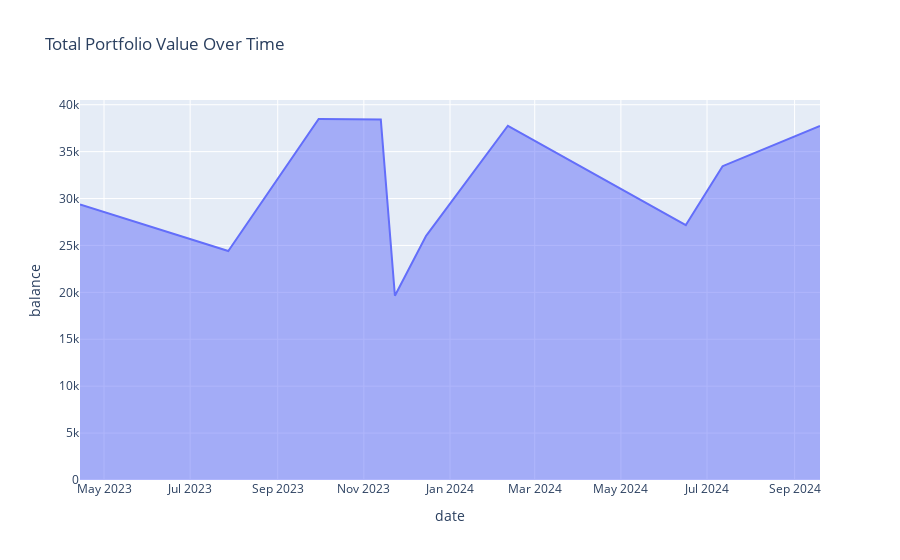

Notebook cell for this chart:
### Code cell
total = df_resampled.groupby(['date'])['balance'].sum().reset_index()

fig = px.area(total, x='date', y='balance', title='Total Portfolio Value Over Time')
fig

### Figure 1 — Plotly figure (JSON) as saved in the notebook; plotly's stock layout.template omitted (floating-point values rounded to 4 significant figures; data arrays with more than 128 entries replaced by an {"elided": "..."} marker saying what was removed)
{"data": [{"fillpattern": {"shape": ""}, "hovertemplate": "date=%{x}<br>balance=%{y}<extra></extra>", "legendgroup": "", "line": {"color": "#636efa"}, "marker": {"symbol": "circle"}, "mode": "lines", "name": "", "orientation": "v", "showlegend": false, "stackgroup": "1", "type": "scatter", "x": {"elided": "525 str values"}, "xaxis": "x", "y": {"elided": "525 float values"}, "yaxis": "y"}], "layout": {"legend": {"tracegroupgap": 0}, "title": {"text": "Total Portfolio Value Over Time"}, "xaxis": {"anchor": "y", "domain": [0, 1], "title": {"text": "date"}}, "yaxis": {"anchor": "x", "domain": [0, 1], "title": {"text": "balance"}}}}
